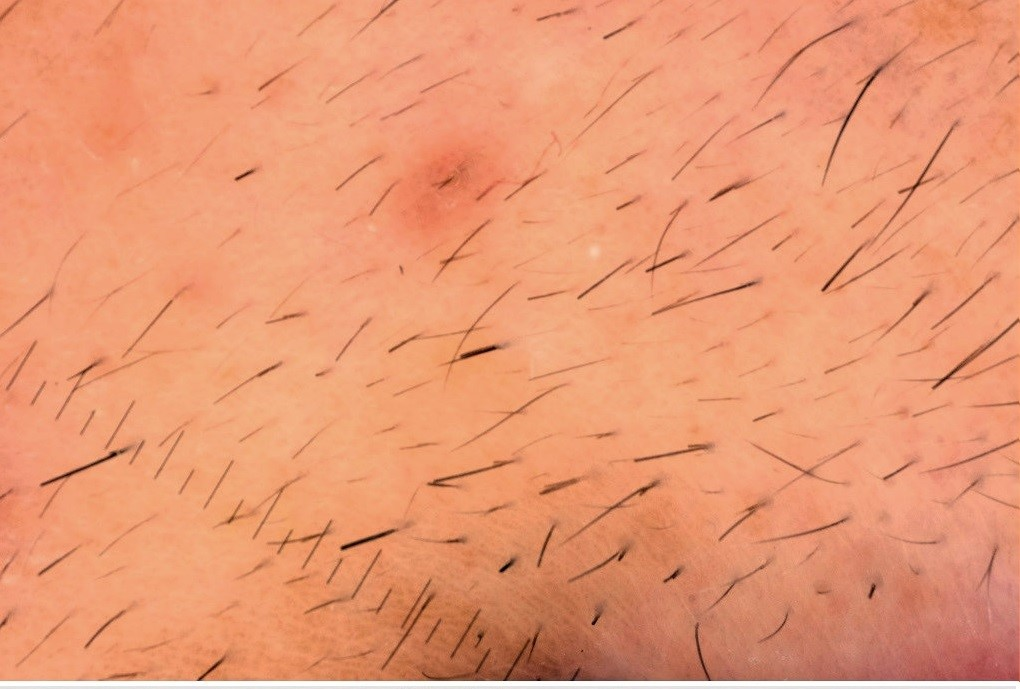
#> input picture data/hair1.JPG, 1020 x 689 px
$ jupyter execute hair_counting.ipynb
#> lines starting #> are read from the running program, lines starting #| are printed output that depends on the picture; after the words box and inside, x2 and y2 are one past the last pixel; in counts of white or black regions, pixels touching at a corner belong together
[cell 1]
import numpy as np
import pandas as pd
import matplotlib.pyplot as plt
import cv2

[cell 2]
image = cv2.imread('data/hair1.JPG')
#> image is the input picture: shape (689, 1020, 3); mean B, G, R 114.9, 152.5, 233.2
gray = cv2.cvtColor(image, cv2.COLOR_BGR2GRAY)

# cv2.imshow('hair1',img)

[cell 3]
image_2 = cv2.imread('data/hair2.JPG')
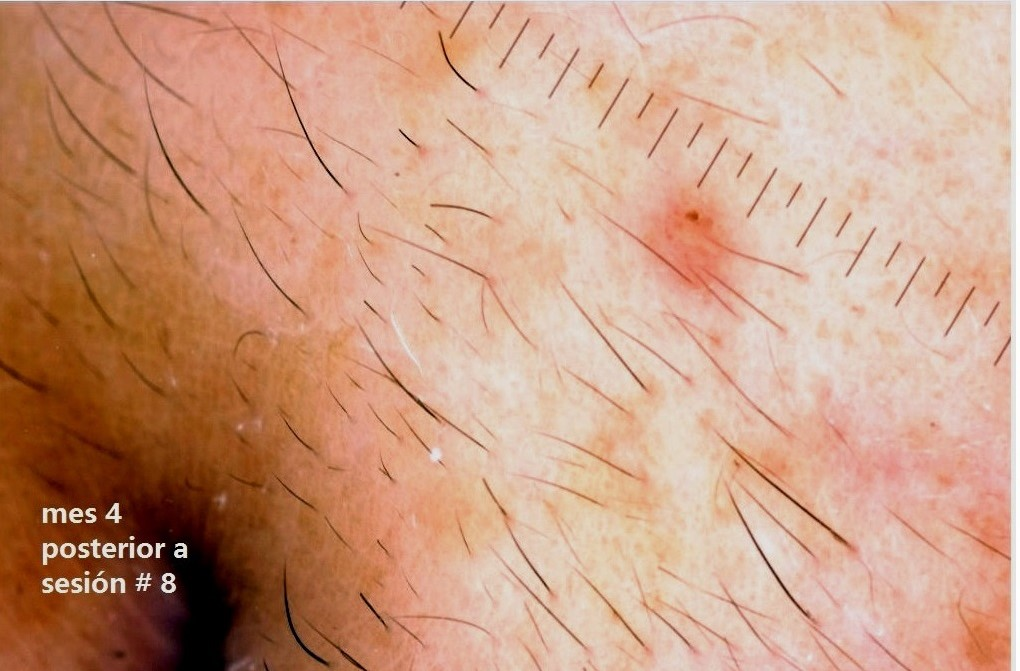
#> input picture data/hair2.JPG, 1020 x 671 px
#> image_2 is the input picture: shape (671, 1020, 3); mean B, G, R 130.7, 156.5, 202.8

[cell 4]
image_3 = cv2.imread('data/hair3.JPG')
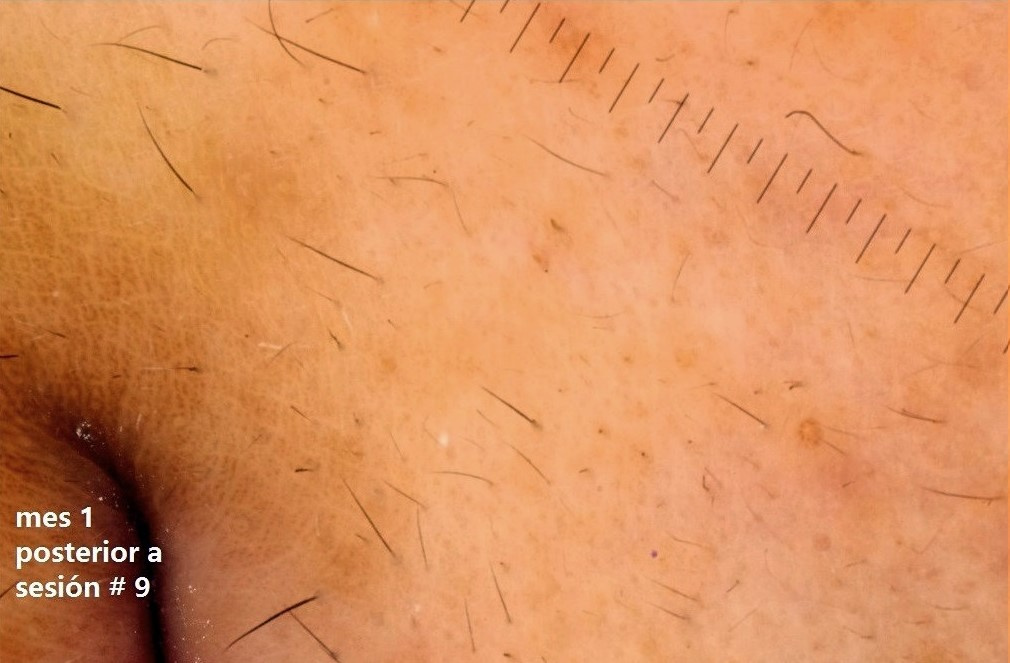
#> input picture data/hair3.JPG, 1010 x 663 px
#> image_3 is the input picture: shape (663, 1010, 3); mean B, G, R 93.5, 144.5, 219.5

[cell 5]
blur = cv2.GaussianBlur(gray,(15,15),0)
plt.imshow(blur, cmap = 'gray')

[cell 6]
canny = cv2.Canny(blur, 20, 20,3)
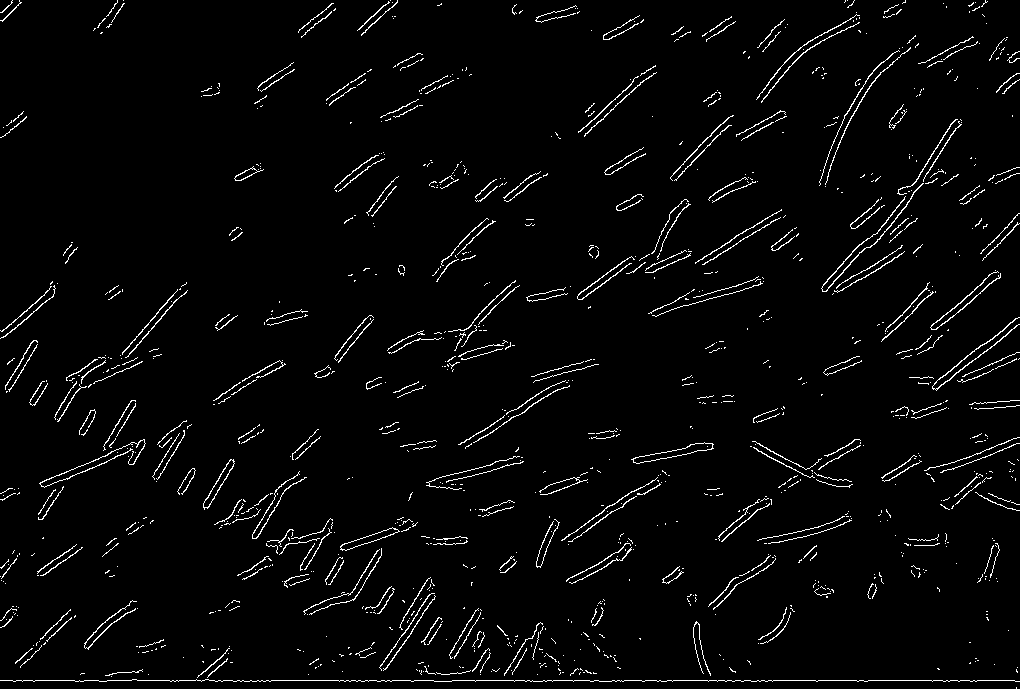
#> canny: shape (689, 1020); 3.1% white in thin lines or dots
plt.imshow(canny, cmap='gray')

[cell 7]
dilated = cv2.dilate(canny, (1,1), iterations=2)
#> dilated: shape (689, 1020); 7.3% white in thin lines or dots
plt.imshow(dilated, cmap='gray')

[cell 8]
(cnt, heirarchy) = cv2.findContours(dilated.copy(), cv2.RETR_EXTERNAL, cv2.CHAIN_APPROX_NONE)
#> cnt = 731 contours, 469 with area under 20; largest, box (x1, y1, x2, y2) and area: (0, 646, 1020, 684) 2182, (821, 119, 962, 294) 1796, (39, 439, 146, 490) 1028, (561, 475, 662, 547) 710, (930, 270, 1001, 332) 698
rgb = cv2.cvtColor(image, cv2.COLOR_BGR2RGB)
cv2.drawContours(rgb, cnt, -1,(0,255,0),2)
#> rgb: shape (689, 1020, 3); mean R, G, B 202.1, 168.1, 99.6
plt.imshow(rgb)

[cell 9]
print('Hairs in image: ', len(cnt))
#| Hairs in image:  731

[cell 10]
def count_hairs(img):
    gray = cv2.cvtColor(img, cv2.COLOR_BGR2GRAY)
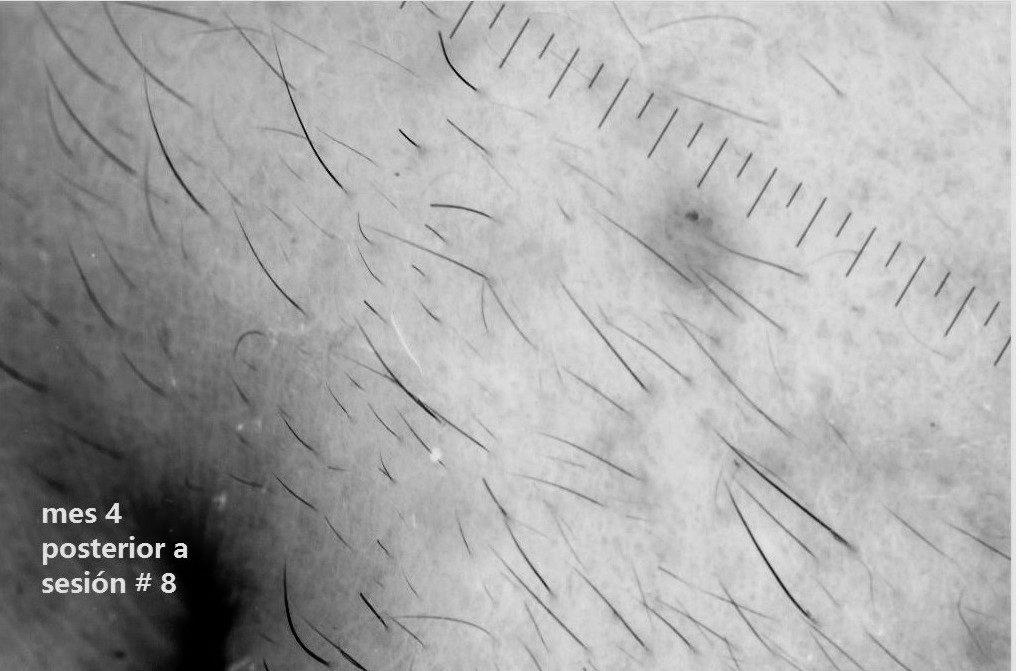
#> gray: shape (671, 1020); min 0, max 255, mean 167.4
    blur = cv2.GaussianBlur(gray,(13,13),0)
#> blur: shape (671, 1020)
    canny = cv2.Canny(blur, 30, 10,3)
#> canny: shape (671, 1020); 4.2% white in thin lines or dots
    dilated = cv2.dilate(canny, (1,1), iterations=2)
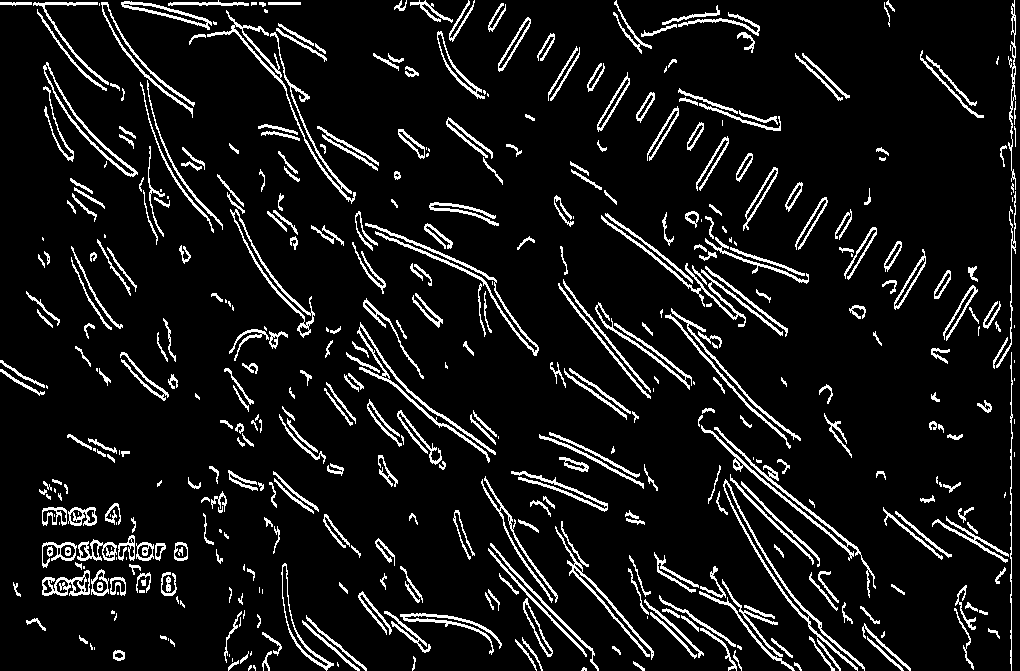
#> dilated: shape (671, 1020); 8.8% white in thin lines or dots
    (cnt, heirarchy) = cv2.findContours(dilated.copy(), cv2.RETR_EXTERNAL, cv2.CHAIN_APPROX_NONE)
#> cnt = 467 contours, 145 with area under 20; largest, box (x1, y1, x2, y2) and area: (723, 479, 865, 671) 1402, (207, 10, 356, 204) 1138, (43, 62, 138, 177) 1104, (230, 209, 315, 338) 1078, (701, 425, 876, 598) 1033
    rgb = cv2.cvtColor(img, cv2.COLOR_BGR2RGB)
#> rgb: shape (671, 1020, 3)
    cv2.drawContours(rgb, cnt, -1,(0,255,0),2)
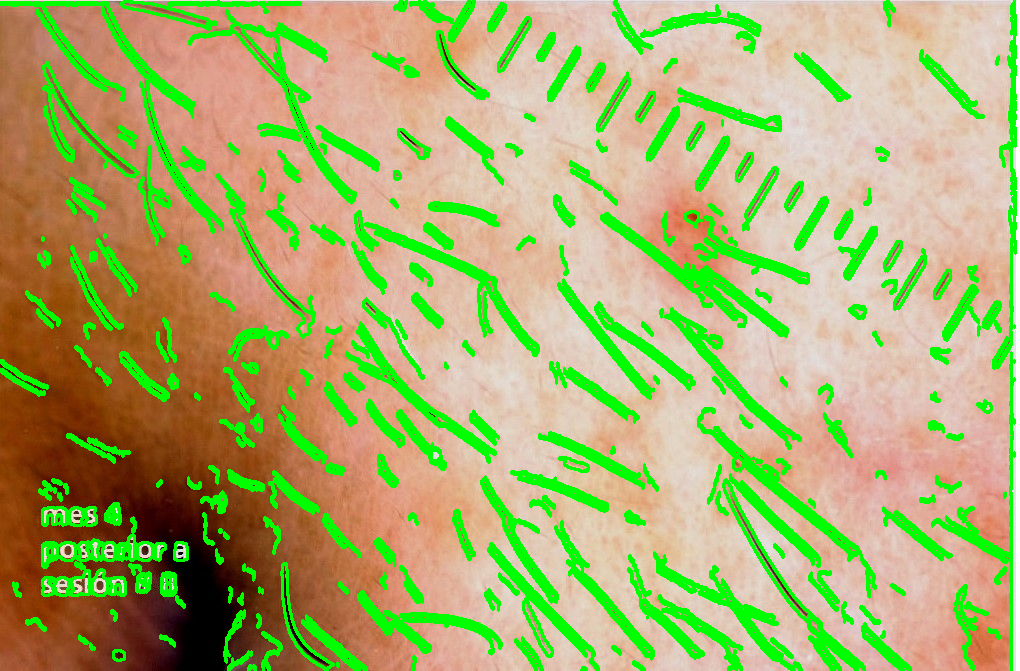
#> rgb: shape (671, 1020, 3); mean R, G, B 168, 174.6, 109
    plt.imshow(rgb)
    return f'Hairs in image: {len(cnt)}'

[cell 11]
count_hairs(image_2)
#> Out = 'Hairs in image: 467'
